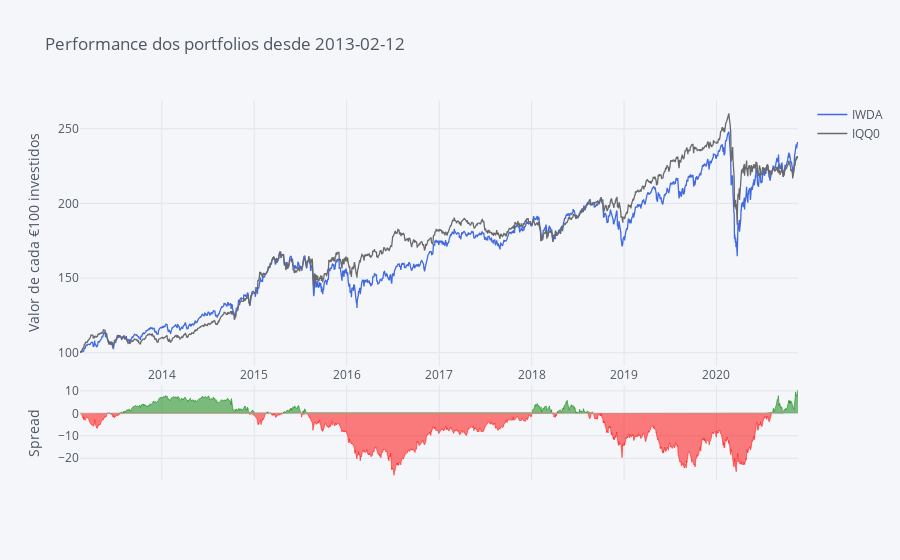

The code cell stored with this chart in its notebook:
### Code cell
# Making Color Palette
Palette = ['rgb(255, 153, 51)',     # 1 - orange
            'royalblue',            # 2 - Royalblue
            '#708090',              # 3 - Grey
            'rgb(128, 0, 128)',     # 4 - Indigo
            'rgb(219, 64, 82)',     # 5 - Red
            'rgb(0, 128, 128)',     # 6 - Teal
            '#191970',              # 7 - Navy
            'rgb(128, 128, 0)',     # 8 - Olive
            '#00BFFF',              # 9 - Water Blue
            'rgb(128, 177, 211)']   # 10 - 

fundos.iplot(title='Performance dos portfolios desde ' + Begin, yTitle='Valor de cada €100 investidos', color=['royalblue', 'dimgrey'], kind='spread')

### Figure 1 — Plotly figure (JSON) as saved in the notebook; plotly's stock layout.template omitted (floating-point values rounded to 4 significant figures; data arrays with more than 128 entries replaced by an {"elided": "..."} marker saying what was removed)
{"data": [{"line": {"color": "rgba(65, 105, 225, 1.0)", "dash": "solid", "shape": "linear", "width": 1.3}, "mode": "lines", "name": "IWDA", "text": "", "type": "scatter", "x": {"elided": "1986 str values"}, "y": {"elided": "1986 float values"}}, {"line": {"color": "rgba(105, 105, 105, 1.0)", "dash": "solid", "shape": "linear", "width": 1.3}, "mode": "lines", "name": "IQQ0", "text": "", "type": "scatter", "x": {"elided": "1986 str values"}, "y": {"elided": "1986 float values"}}, {"connectgaps": false, "fill": "tozeroy", "line": {"color": "green", "dash": "solid", "shape": "linear", "width": 0.5}, "mode": "lines", "name": "Spread", "showlegend": false, "type": "scatter", "x": {"elided": "1986 str values"}, "xaxis": "x2", "y": {"elided": "1986 mixed values"}, "yaxis": "y2"}, {"connectgaps": false, "fill": "tozeroy", "line": {"color": "red", "dash": "solid", "shape": "linear", "width": 0.5}, "mode": "lines", "name": "Spread", "showlegend": false, "type": "scatter", "x": {"elided": "1986 str values"}, "xaxis": "x2", "y": {"elided": "1986 mixed values"}, "yaxis": "y2"}], "layout": {"autosize": true, "hovermode": "x", "legend": {"bgcolor": "#F5F6F9", "font": {"color": "#4D5663"}}, "paper_bgcolor": "#F5F6F9", "plot_bgcolor": "#F5F6F9", "title": {"font": {"color": "#4D5663"}, "text": "Performance dos portfolios desde 2013-02-12"}, "xaxis": {"autorange": true, "gridcolor": "#E1E5ED", "range": ["2013-02-12", "2020-11-18"], "showgrid": true, "tickfont": {"color": "#4D5663"}, "title": {"font": {"color": "#4D5663"}, "text": ""}, "type": "date", "zerolinecolor": "#E1E5ED"}, "xaxis2": {"anchor": "y2", "autorange": true, "gridcolor": "#E1E5ED", "range": ["2013-02-12", "2020-11-18"], "showgrid": true, "showticklabels": false, "tickfont": {"color": "#4D5663"}, "title": {"font": {"color": "#4D5663"}, "text": ""}, "type": "date", "zerolinecolor": "#E1E5ED"}, "yaxis": {"autorange": true, "domain": [0.3, 1], "gridcolor": "#E1E5ED", "range": [91.09, 269.2], "showgrid": true, "tickfont": {"color": "#4D5663"}, "title": {"font": {"color": "#4D5663"}, "text": "Valor de cada €100 investidos"}, "type": "linear", "zerolinecolor": "#E1E5ED"}, "yaxis2": {"autorange": true, "domain": [0, 0.25], "gridcolor": "#E1E5ED", "range": [-29.69, 12.63], "showgrid": true, "tickfont": {"color": "#4D5663"}, "title": {"font": {"color": "#4D5663"}, "text": "Spread"}, "type": "linear", "zerolinecolor": "#E1E5ED"}}}
